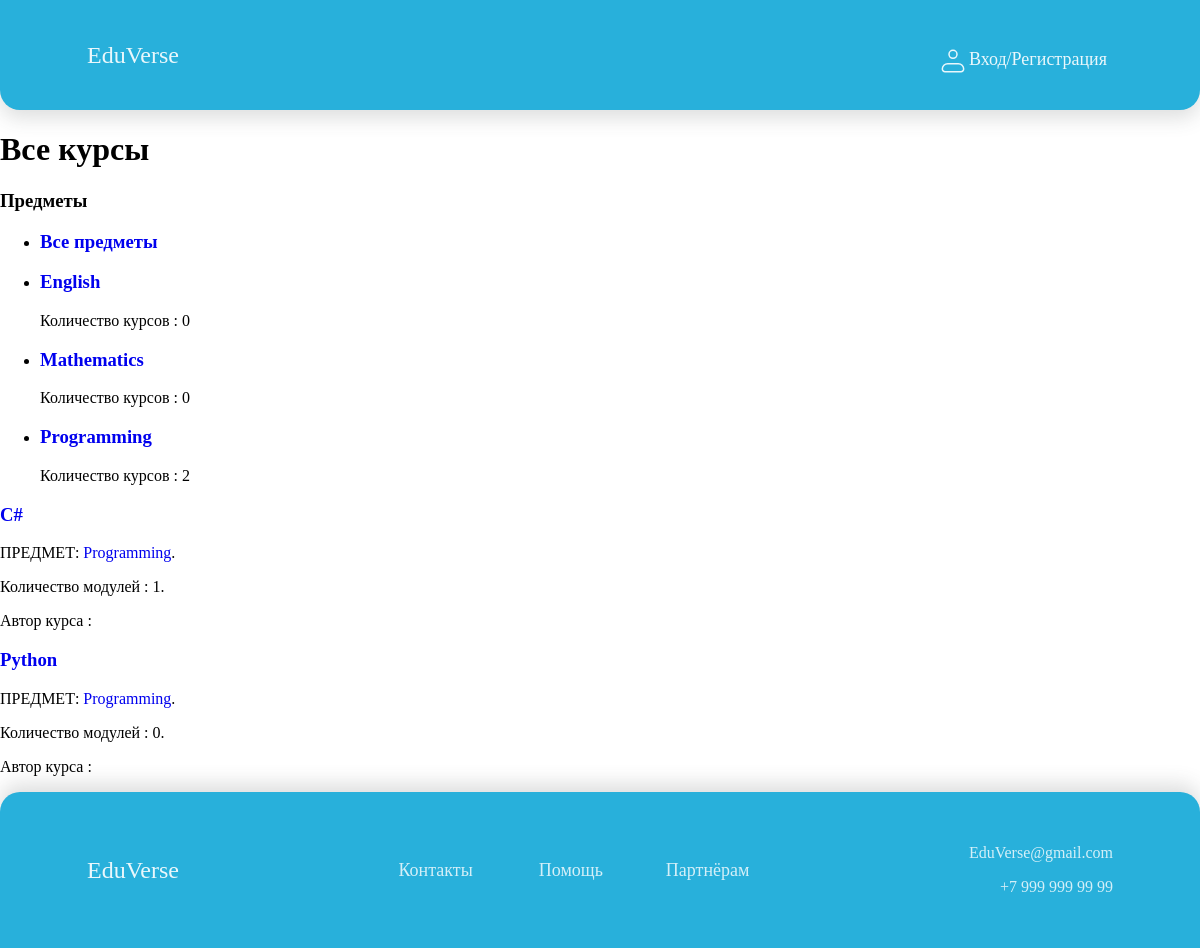
Before: / with the older database file.
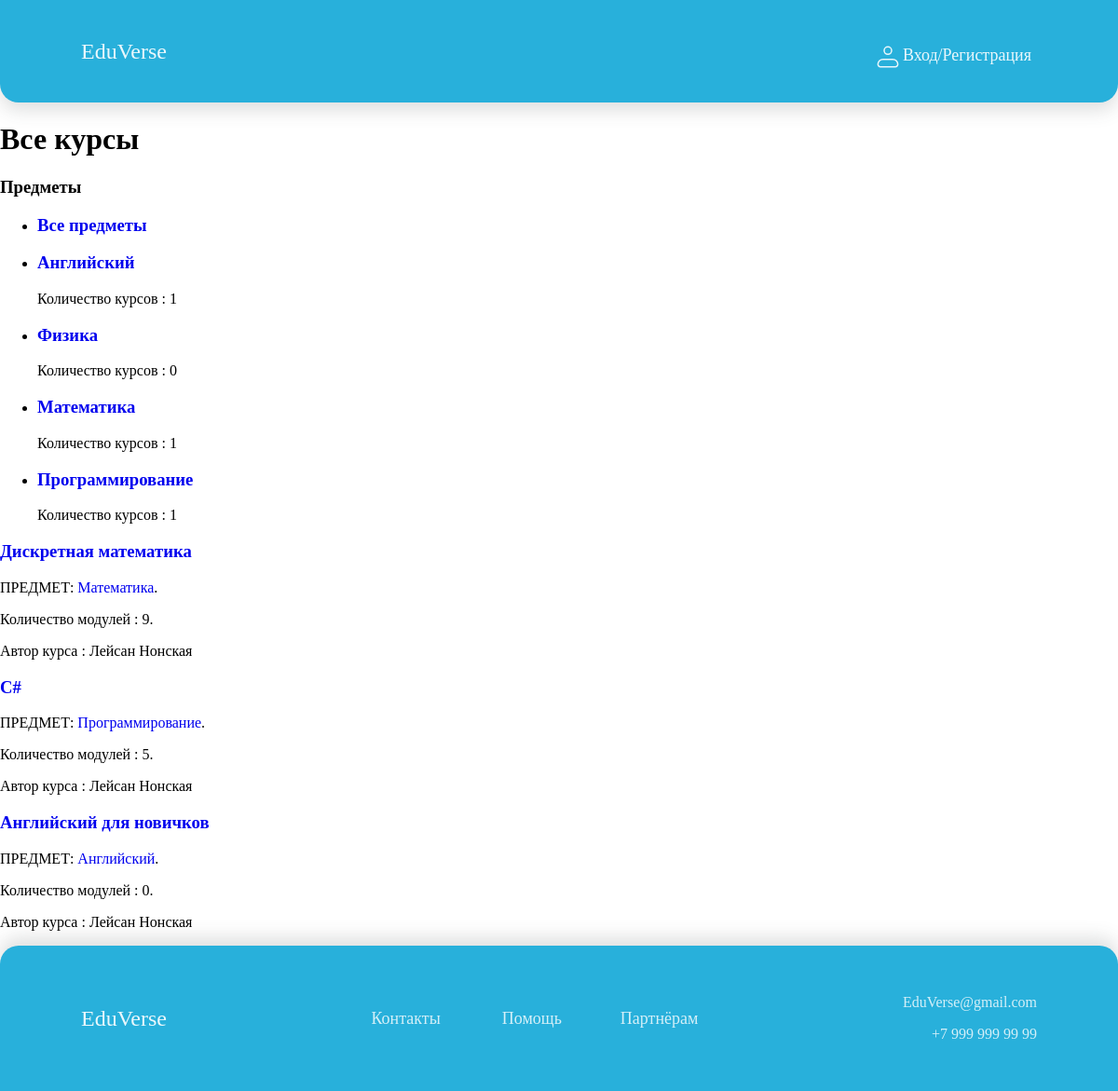
After: the same page with the newer database file.
### courses/models.py (models this page shows, shortened)
class Subject(models.Model):
    title = models.CharField(max_length=200)
    slug = models.SlugField(max_length=200, unique=True)
    class Meta:
        ordering = ['title']
    def __str__(self):
        return self.title

class Course(models.Model):
    owner = models.ForeignKey(User,
                              related_name='courses_created',
                              on_delete=models.CASCADE)
    subject = models.ForeignKey(Subject,
                                related_name='courses',
                                on_delete=models.CASCADE)
    title = models.CharField(max_length=200)
    slug = models.SlugField(max_length=200, unique=True)
    overview = models.TextField()
    created = models.DateTimeField(auto_now_add=True)
    students = models.ManyToManyField(User,
                                      related_name='courses_joined',
                                      blank=True)
    class Meta:
        ordering = ['-created']

### courses/views.py (the view)
# urls.py: path('', CourseListView.as_view(), name='course_list'),
class CourseListView(TemplateResponseMixin, View):
    model = Course
    template_name = 'courses/course/list.html'
    def get(self, request, subject=None):
        subjects = Subject.objects.annotate(
                        total_courses=Count('courses'))
        courses = Course.objects.annotate(
                        total_modules=Count('modules'))
        if subject:
            subject = get_object_or_404(Subject, slug=subject)
            courses = courses.filter(subject=subject)
        return self.render_to_response({'subjects': subjects,
                                        'subject': subject,
                                        'courses': courses})

### courses/templates/courses/course/list.html (shortened to what this page needs)
{% extends "base.html" %}
{% block content %}
  <h1>
    {% if subject %}
      {{ subject.title }} courses
    {% else %}
      Все курсы
    {% endif %}
  </h1>
  <div class="contents">
    <h3>Предметы</h3>
    <ul id="modules">
      <li {% if not subject %}class="selected"{% endif %}>
        <h3>
        <a href='{% url "course_list" %}'>Все предметы</a>
        </h3>
      </li>
      {% for s in subjects %}
        <li {% if subject == s %}class="selected"{% endif %}>
          <h3>
          <a href='{% url "course:course_list_subject" s.slug %}'>
            {{ s.title }}
            </h3>
        </li>
      <span> Количество курсов : {{ s.total_courses }} </span>
      {% endfor %}
    </ul>
  </div>
  <div class="module">
    {% for course in courses %}
      {% with subject=course.subject %}
        <h3>
          <a href='{% url "course:course_detail" course.slug %}'>
            {{ course.title }}
          </a>
        </h3>
        <p>
          ПРЕДМЕТ:
          <a href='{% url "course:course_list_subject" subject.slug %}'>{{ subject }}</a>.
        </p>
        <p>Количество модулей : {{ course.total_modules }}.</p>
        <p>Автор курса : {{ course.owner.get_full_name }}</p>
      {% endwith %}
    {% endfor %}
  </div>
{% endblock %}

### courses/templates/base.html (shortened to what this page needs)
{% load static %}
<!DOCTYPE html>
<html>
  <head>
    <link href="{% static '../static/base.css' %}" rel="stylesheet">
  </head>
    <body>
   <div class="wrapper">
      <div id="header">
        <div id="header_content">
         <a href="/" class="logo">EduVerse</a>
          <div class="menu">
            {% if request.user.is_authenticated %}
            <button class="pop_up"><a class="autoriz" href="/students/courses"><img style="vertical-align: middle;" src="../../static/img/ЛКиконка.svg"><nobr class="autoriz_link">Личный кабинет</nobr></a></button>
            {% else %}
            <button class="pop_up"><a class="autoriz" href="#Autorization"><img style="vertical-align: middle;" src="../../static/img/ЛКиконка.svg"><nobr class="autoriz_link">Вход/Регистрация</nobr></a></button>
            {% endif %}
          </div>
        </div>
      </div>
    <div id="content">
      {% block content %}
      {% endblock %}
    </div>
      <div id="footer">
          <div class="footer_container">
              <div class="left">
                  <a href="/" class="logo">EduVerse</a>
              </div>
              <div class="center">
                  <button class="pop_up"><a href="#Contacts" class="popup_link">Контакты</a></button>
                  <button class="pop_up" style="margin-left:50px; margin-right: 47px;"><a href="#Help" class="popup_link">Помощь</a></button>
                  <button class="pop_up"><a href="#Partners" class="popup_link">Партнёрам</a></button>
              </div>
              <div class="right">
                  <p align="right">EduVerse@gmail.com</p>
                  <p align="right">+7 999 999 99 99</p>
              </div>
          </div>
      </div>
   </div>
  </body>
</html>

### courses/static/base.css (style rules this page uses)
.wrapper { min-height: 100%; display: flex; flex-direction: column; }
html { height: 100%; }
body { height: 100%; margin: 0; font-family: Gilroy-Medium; font-weight: 500; }
h1 { font-family: Gilroy-Semibold; font-weight: 600; }
a { text-decoration: none; }
#header { display: flex; height: 110px; border-radius: 0px 0px 20px 20px; background: #28B0DB; box-shadow: 0px 8px 20px 0px rgba(66, 71, 71, 0.18); padding-right: 75px; padding-left: 75px; }
#content { flex: 1 1 auto; }
.logo { color: rgba(255,255,255,0.90); font-size: 24px; }
.autoriz { color: rgba(255,255,255,0.90); font-size: 18px; }
#header_content { display: flex; flex-wrap: inherit; align-items: center; justify-content: space-between; --bs-gutter-x: 1.5rem; --bs-gutter-y: 0; width: 100%; padding-right: calc(var(--bs-gutter-x) * .5); padding-left: calc(var(--bs-gutter-x) * .5); margin-right: auto; margin-left: auto; }
.menu { height: 100%; margin-top:87px; }
.pop_up { border: 0; background: rgba(0,0,0,0); color: rgba(255, 255, 255, 0.80); font-size: 18px; font-family: Gilroy; font-style: normal; font-weight: 500; line-height: normal; }
.popup_link { color: rgba(255, 255, 255, 0.80); }
#footer { flex-flow: row wrap; display: flex; bottom: 0; flex: 0 0 auto; height: 156px; border-radius: 20px 20px 0px 0px; background: #28B0DB; box-shadow: 0px -8px 20px 0px rgba(66, 71, 71, 0.18); padding-left: 75px; padding-right: 75px; }
.footer_container { display: flex; flex: 2 1 auto; flex-wrap: wrap; flex-flow: row wrap; width: 100%; align-items: center; justify-content: space-between; --bs-gutter-x: 1.5rem; --bs-gutter-y: 0; padding-right: calc(var(--bs-gutter-x) * .5); padding-left: calc(var(--bs-gutter-x) * .5); margin-right: auto; margin-left: auto; }
left,center,.right { color: rgba(255,255,255,0.8); box-sizing: border-box; }

Changed rows visible on the page:
removed Course: title "С#", subject "Programming", total_modules "1"
removed Course: title "Python", subject "Programming", total_modules "0"
changed Subject: title "English" → "Английский"; total_courses "0" → "1"
added Subject: title "Физика", total_courses "0"
changed Subject: title "Mathematics" → "Математика"; total_courses "0" → "1"
changed Subject: title "Programming" → "Программирование"; total_courses "2" → "1"
added Course: title "Дискретная математика", subject "Математика", total_modules "9", owner.get_full_name "Лейсан Нонская"
added Course: title "C#", subject "Программирование", total_modules "5", owner.get_full_name "Лейсан Нонская"
added Course: title "Английский для новичков", subject "Английский", total_modules "0", owner.get_full_name "Лейсан Нонская"
